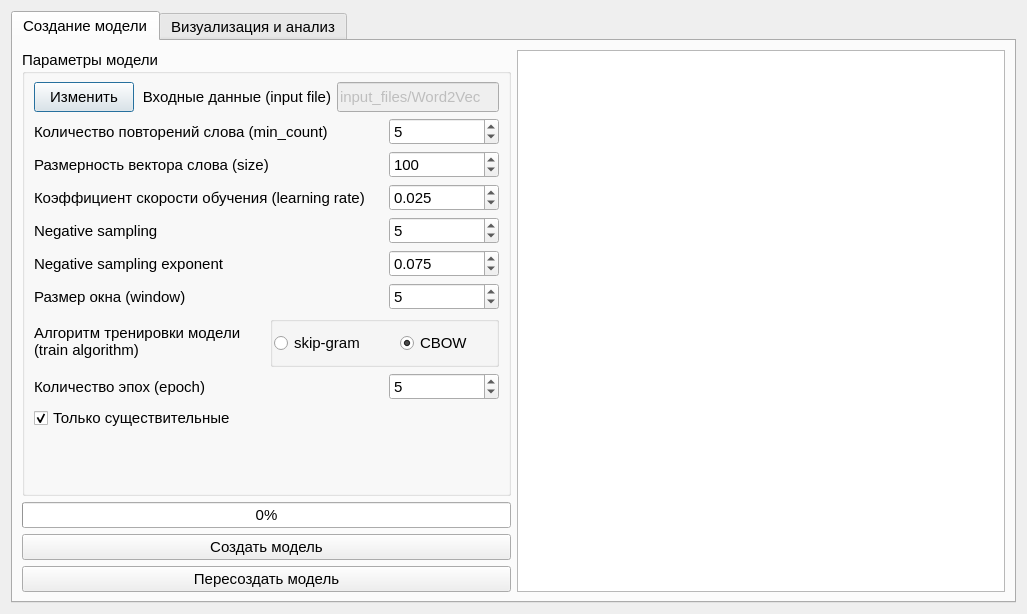
<?xml version="1.0" encoding="UTF-8"?>
<ui version="4.0">
 <class>Word2VecDialog</class>
 <widget class="QDialog" name="Word2VecDialog">
  <property name="windowModality">
   <enum>Qt::NonModal</enum>
  </property>
  <property name="enabled">
   <bool>true</bool>
  </property>
  <property name="geometry">
   <rect>
    <x>0</x>
    <y>0</y>
    <width>1027</width>
    <height>614</height>
   </rect>
  </property>
  <property name="sizePolicy">
   <sizepolicy hsizetype="Expanding" vsizetype="Expanding">
    <horstretch>0</horstretch>
    <verstretch>0</verstretch>
   </sizepolicy>
  </property>
  <property name="minimumSize">
   <size>
    <width>657</width>
    <height>580</height>
   </size>
  </property>
  <property name="font">
   <font>
    <family>Segoe UI</family>
    <pointsize>14</pointsize>
   </font>
  </property>
  <property name="windowTitle">
   <string>Алгоритм word2vec</string>
  </property>
  <property name="windowIcon">
   <iconset>
    <normaloff>w2v_image.png</normaloff>w2v_image.png</iconset>
  </property>
  <property name="modal">
   <bool>false</bool>
  </property>
  <layout class="QHBoxLayout" name="horizontalLayout" stretch="0">
   <item>
    <layout class="QVBoxLayout" name="mainAVLaout">
     <item>
      <widget class="QTabWidget" name="tabWidget">
       <property name="font">
        <font>
         <family>Segoe UI</family>
         <pointsize>11</pointsize>
        </font>
       </property>
       <property name="currentIndex">
        <number>0</number>
       </property>
       <widget class="QWidget" name="modelCreatorTab">
        <attribute name="title">
         <string>Создание модели</string>
        </attribute>
        <layout class="QVBoxLayout" name="verticalLayout_4">
         <item>
          <layout class="QHBoxLayout" name="createMainHLayout">
           <item>
            <layout class="QVBoxLayout" name="createVLayout">
             <item>
              <widget class="QGroupBox" name="word2VecConfigGBox">
               <property name="enabled">
                <bool>true</bool>
               </property>
               <property name="sizePolicy">
                <sizepolicy hsizetype="Expanding" vsizetype="Expanding">
                 <horstretch>0</horstretch>
                 <verstretch>0</verstretch>
                </sizepolicy>
               </property>
               <property name="minimumSize">
                <size>
                 <width>300</width>
                 <height>100</height>
                </size>
               </property>
               <property name="maximumSize">
                <size>
                 <width>16777215</width>
                 <height>16777215</height>
                </size>
               </property>
               <property name="title">
                <string>Параметры модели</string>
               </property>
               <layout class="QVBoxLayout" name="verticalLayout_8">
                <property name="spacing">
                 <number>6</number>
                </property>
                <property name="sizeConstraint">
                 <enum>QLayout::SetDefaultConstraint</enum>
                </property>
                <property name="leftMargin">
                 <number>9</number>
                </property>
                <property name="topMargin">
                 <number>8</number>
                </property>
                <item>
                 <layout class="QHBoxLayout" name="filePathHLayout">
                  <property name="sizeConstraint">
                   <enum>QLayout::SetFixedSize</enum>
                  </property>
                  <item alignment="Qt::AlignLeft">
                   <widget class="QPushButton" name="selectAnotherPathBtn">
                    <property name="minimumSize">
                     <size>
                      <width>100</width>
                      <height>30</height>
                     </size>
                    </property>
                    <property name="text">
                     <string>Изменить</string>
                    </property>
                   </widget>
                  </item>
                  <item alignment="Qt::AlignHCenter">
                   <widget class="QLabel" name="filePathLbl">
                    <property name="sizePolicy">
                     <sizepolicy hsizetype="Expanding" vsizetype="Fixed">
                      <horstretch>0</horstretch>
                      <verstretch>0</verstretch>
                     </sizepolicy>
                    </property>
                    <property name="minimumSize">
                     <size>
                      <width>191</width>
                      <height>30</height>
                     </size>
                    </property>
                    <property name="text">
                     <string>Входные данные (input file)</string>
                    </property>
                    <property name="alignment">
                     <set>Qt::AlignRight|Qt::AlignTrailing|Qt::AlignVCenter</set>
                    </property>
                    <property name="wordWrap">
                     <bool>true</bool>
                    </property>
                   </widget>
                  </item>
                  <item>
                   <widget class="QLineEdit" name="filePathField">
                    <property name="enabled">
                     <bool>false</bool>
                    </property>
                    <property name="sizePolicy">
                     <sizepolicy hsizetype="Expanding" vsizetype="Fixed">
                      <horstretch>0</horstretch>
                      <verstretch>0</verstretch>
                     </sizepolicy>
                    </property>
                    <property name="minimumSize">
                     <size>
                      <width>0</width>
                      <height>20</height>
                     </size>
                    </property>
                    <property name="maximumSize">
                     <size>
                      <width>16777215</width>
                      <height>63</height>
                     </size>
                    </property>
                    <property name="text">
                     <string>input_files/Word2Vec</string>
                    </property>
                    <property name="readOnly">
                     <bool>true</bool>
                    </property>
                   </widget>
                  </item>
                 </layout>
                </item>
                <item>
                 <layout class="QHBoxLayout" name="wordFrequencyHLayout">
                  <property name="sizeConstraint">
                   <enum>QLayout::SetMinimumSize</enum>
                  </property>
                  <item>
                   <widget class="QLabel" name="wordFrequencyLbl">
                    <property name="text">
                     <string>Количество повторений слова (min_count)</string>
                    </property>
                    <property name="wordWrap">
                     <bool>true</bool>
                    </property>
                   </widget>
                  </item>
                  <item>
                   <widget class="QSpinBox" name="wordFrequencyField">
                    <property name="sizePolicy">
                     <sizepolicy hsizetype="Fixed" vsizetype="Fixed">
                      <horstretch>0</horstretch>
                      <verstretch>0</verstretch>
                     </sizepolicy>
                    </property>
                    <property name="maximumSize">
                     <size>
                      <width>110</width>
                      <height>16777215</height>
                     </size>
                    </property>
                    <property name="minimum">
                     <number>1</number>
                    </property>
                    <property name="maximum">
                     <number>150</number>
                    </property>
                    <property name="value">
                     <number>5</number>
                    </property>
                   </widget>
                  </item>
                 </layout>
                </item>
                <item>
                 <layout class="QHBoxLayout" name="vectorSizeHLayout">
                  <property name="sizeConstraint">
                   <enum>QLayout::SetMinimumSize</enum>
                  </property>
                  <item>
                   <widget class="QLabel" name="vectorSizeLbl">
                    <property name="text">
                     <string>Размерность вектора слова (size)</string>
                    </property>
                    <property name="wordWrap">
                     <bool>true</bool>
                    </property>
                   </widget>
                  </item>
                  <item>
                   <widget class="QSpinBox" name="vectorSizeField">
                    <property name="maximumSize">
                     <size>
                      <width>110</width>
                      <height>16777215</height>
                     </size>
                    </property>
                    <property name="minimum">
                     <number>1</number>
                    </property>
                    <property name="maximum">
                     <number>100000</number>
                    </property>
                    <property name="value">
                     <number>100</number>
                    </property>
                   </widget>
                  </item>
                 </layout>
                </item>
                <item>
                 <layout class="QHBoxLayout" name="trainingSpeedHLayout">
                  <item>
                   <widget class="QLabel" name="trainingSpeedLbl">
                    <property name="text">
                     <string>Коэффициент скорости обучения (learning rate)</string>
                    </property>
                    <property name="wordWrap">
                     <bool>true</bool>
                    </property>
                   </widget>
                  </item>
                  <item>
                   <widget class="QDoubleSpinBox" name="trainingSpeedField">
                    <property name="maximumSize">
                     <size>
                      <width>110</width>
                      <height>16777215</height>
                     </size>
                    </property>
                    <property name="decimals">
                     <number>3</number>
                    </property>
                    <property name="minimum">
                     <double>0.001000000000000</double>
                    </property>
                    <property name="maximum">
                     <double>1.000000000000000</double>
                    </property>
                    <property name="value">
                     <double>0.025000000000000</double>
                    </property>
                   </widget>
                  </item>
                 </layout>
                </item>
                <item>
                 <layout class="QHBoxLayout" name="negativeSamplingHLayout">
                  <property name="sizeConstraint">
                   <enum>QLayout::SetMinimumSize</enum>
                  </property>
                  <item>
                   <widget class="QLabel" name="negativeSamplingLbl">
                    <property name="minimumSize">
                     <size>
                      <width>155</width>
                      <height>20</height>
                     </size>
                    </property>
                    <property name="maximumSize">
                     <size>
                      <width>16777215</width>
                      <height>16777215</height>
                     </size>
                    </property>
                    <property name="text">
                     <string>Negative sampling</string>
                    </property>
                    <property name="alignment">
                     <set>Qt::AlignLeading|Qt::AlignLeft|Qt::AlignVCenter</set>
                    </property>
                    <property name="wordWrap">
                     <bool>true</bool>
                    </property>
                   </widget>
                  </item>
                  <item>
                   <widget class="QSpinBox" name="negativeSamplingField">
                    <property name="sizePolicy">
                     <sizepolicy hsizetype="Fixed" vsizetype="Fixed">
                      <horstretch>0</horstretch>
                      <verstretch>0</verstretch>
                     </sizepolicy>
                    </property>
                    <property name="maximumSize">
                     <size>
                      <width>110</width>
                      <height>16777215</height>
                     </size>
                    </property>
                    <property name="minimum">
                     <number>1</number>
                    </property>
                    <property name="maximum">
                     <number>20</number>
                    </property>
                    <property name="value">
                     <number>5</number>
                    </property>
                   </widget>
                  </item>
                 </layout>
                </item>
                <item>
                 <layout class="QHBoxLayout" name="negativeSamplingExpHLayout">
                  <property name="sizeConstraint">
                   <enum>QLayout::SetMinimumSize</enum>
                  </property>
                  <item>
                   <widget class="QLabel" name="negativeSamplingExpLbl">
                    <property name="minimumSize">
                     <size>
                      <width>155</width>
                      <height>20</height>
                     </size>
                    </property>
                    <property name="maximumSize">
                     <size>
                      <width>16777215</width>
                      <height>16777215</height>
                     </size>
                    </property>
                    <property name="text">
                     <string>Negative sampling exponent</string>
                    </property>
                    <property name="alignment">
                     <set>Qt::AlignLeading|Qt::AlignLeft|Qt::AlignVCenter</set>
                    </property>
                    <property name="wordWrap">
                     <bool>true</bool>
                    </property>
                   </widget>
                  </item>
                  <item>
                   <widget class="QDoubleSpinBox" name="negativeSamplingExpField">
                    <property name="maximumSize">
                     <size>
                      <width>110</width>
                      <height>16777215</height>
                     </size>
                    </property>
                    <property name="decimals">
                     <number>3</number>
                    </property>
                    <property name="minimum">
                     <double>0.001000000000000</double>
                    </property>
                    <property name="maximum">
                     <double>1.000000000000000</double>
                    </property>
                    <property name="value">
                     <double>0.075000000000000</double>
                    </property>
                   </widget>
                  </item>
                 </layout>
                </item>
                <item>
                 <layout class="QHBoxLayout" name="windowHLayout">
                  <property name="sizeConstraint">
                   <enum>QLayout::SetMinimumSize</enum>
                  </property>
                  <item>
                   <widget class="QLabel" name="windowLbl">
                    <property name="minimumSize">
                     <size>
                      <width>155</width>
                      <height>20</height>
                     </size>
                    </property>
                    <property name="maximumSize">
                     <size>
                      <width>16777215</width>
                      <height>16777215</height>
                     </size>
                    </property>
                    <property name="text">
                     <string>Размер окна (window)</string>
                    </property>
                    <property name="alignment">
                     <set>Qt::AlignLeading|Qt::AlignLeft|Qt::AlignVCenter</set>
                    </property>
                    <property name="wordWrap">
                     <bool>true</bool>
                    </property>
                   </widget>
                  </item>
                  <item>
                   <widget class="QSpinBox" name="windowField">
                    <property name="sizePolicy">
                     <sizepolicy hsizetype="Fixed" vsizetype="Fixed">
                      <horstretch>0</horstretch>
                      <verstretch>0</verstretch>
                     </sizepolicy>
                    </property>
                    <property name="maximumSize">
                     <size>
                      <width>110</width>
                      <height>16777215</height>
                     </size>
                    </property>
                    <property name="minimum">
                     <number>1</number>
                    </property>
                    <property name="maximum">
                     <number>150</number>
                    </property>
                    <property name="value">
                     <number>5</number>
                    </property>
                   </widget>
                  </item>
                 </layout>
                </item>
                <item>
                 <layout class="QHBoxLayout" name="algorithmHLayout">
                  <property name="spacing">
                   <number>6</number>
                  </property>
                  <property name="sizeConstraint">
                   <enum>QLayout::SetMaximumSize</enum>
                  </property>
                  <item>
                   <widget class="QLabel" name="algorithmRadioLbl">
                    <property name="minimumSize">
                     <size>
                      <width>150</width>
                      <height>20</height>
                     </size>
                    </property>
                    <property name="maximumSize">
                     <size>
                      <width>16777215</width>
                      <height>16777215</height>
                     </size>
                    </property>
                    <property name="text">
                     <string>Алгоритм тренировки модели (train algorithm)</string>
                    </property>
                    <property name="alignment">
                     <set>Qt::AlignLeading|Qt::AlignLeft|Qt::AlignVCenter</set>
                    </property>
                    <property name="wordWrap">
                     <bool>true</bool>
                    </property>
                   </widget>
                  </item>
                  <item>
                   <widget class="QGroupBox" name="algorithmsGroupBox">
                    <property name="minimumSize">
                     <size>
                      <width>200</width>
                      <height>0</height>
                     </size>
                    </property>
                    <property name="maximumSize">
                     <size>
                      <width>110</width>
                      <height>16777215</height>
                     </size>
                    </property>
                    <property name="autoFillBackground">
                     <bool>false</bool>
                    </property>
                    <property name="title">
                     <string/>
                    </property>
                    <property name="flat">
                     <bool>false</bool>
                    </property>
                    <property name="checkable">
                     <bool>false</bool>
                    </property>
                    <layout class="QHBoxLayout" name="horizontalLayout_2">
                     <property name="spacing">
                      <number>6</number>
                     </property>
                     <property name="sizeConstraint">
                      <enum>QLayout::SetMaximumSize</enum>
                     </property>
                     <property name="leftMargin">
                      <number>1</number>
                     </property>
                     <item>
                      <widget class="QRadioButton" name="skipGramRadio">
                       <property name="minimumSize">
                        <size>
                         <width>120</width>
                         <height>20</height>
                        </size>
                       </property>
                       <property name="maximumSize">
                        <size>
                         <width>100</width>
                         <height>16777215</height>
                        </size>
                       </property>
                       <property name="text">
                        <string>skip-gram</string>
                       </property>
                      </widget>
                     </item>
                     <item>
                      <widget class="QRadioButton" name="CBOWRadio">
                       <property name="minimumSize">
                        <size>
                         <width>0</width>
                         <height>20</height>
                        </size>
                       </property>
                       <property name="maximumSize">
                        <size>
                         <width>110</width>
                         <height>16777215</height>
                        </size>
                       </property>
                       <property name="text">
                        <string>CBOW</string>
                       </property>
                       <property name="checked">
                        <bool>true</bool>
                       </property>
                      </widget>
                     </item>
                    </layout>
                   </widget>
                  </item>
                 </layout>
                </item>
                <item>
                 <layout class="QHBoxLayout" name="epochNumberHLayout">
                  <item>
                   <widget class="QLabel" name="epochNumberLbl">
                    <property name="text">
                     <string>Количество эпох (epoch)</string>
                    </property>
                    <property name="wordWrap">
                     <bool>true</bool>
                    </property>
                   </widget>
                  </item>
                  <item>
                   <widget class="QSpinBox" name="epochNumberField">
                    <property name="maximumSize">
                     <size>
                      <width>110</width>
                      <height>16777215</height>
                     </size>
                    </property>
                    <property name="minimum">
                     <number>1</number>
                    </property>
                    <property name="maximum">
                     <number>1000</number>
                    </property>
                    <property name="value">
                     <number>5</number>
                    </property>
                   </widget>
                  </item>
                 </layout>
                </item>
                <item>
                 <layout class="QHBoxLayout" name="nounOnlyHLayout">
                  <item>
                   <widget class="QCheckBox" name="nounOnlyCheck">
                    <property name="text">
                     <string>Только существительные</string>
                    </property>
                    <property name="checked">
                     <bool>true</bool>
                    </property>
                   </widget>
                  </item>
                  <item>
                   <spacer name="nounOnlyHSpacer">
                    <property name="orientation">
                     <enum>Qt::Horizontal</enum>
                    </property>
                    <property name="sizeHint" stdset="0">
                     <size>
                      <width>40</width>
                      <height>20</height>
                     </size>
                    </property>
                   </spacer>
                  </item>
                 </layout>
                </item>
                <item>
                 <spacer name="configVSpacer">
                  <property name="orientation">
                   <enum>Qt::Vertical</enum>
                  </property>
                  <property name="sizeHint" stdset="0">
                   <size>
                    <width>20</width>
                    <height>40</height>
                   </size>
                  </property>
                 </spacer>
                </item>
               </layout>
              </widget>
             </item>
             <item>
              <widget class="QProgressBar" name="createModelBar">
               <property name="value">
                <number>0</number>
               </property>
               <property name="textVisible">
                <bool>true</bool>
               </property>
               <property name="format">
                <string>%p%</string>
               </property>
              </widget>
             </item>
             <item>
              <widget class="QPushButton" name="createModelBtn">
               <property name="text">
                <string>Создать модель</string>
               </property>
              </widget>
             </item>
             <item>
              <widget class="QPushButton" name="recreateModelBtn">
               <property name="text">
                <string>Пересоздать модель</string>
               </property>
              </widget>
             </item>
            </layout>
           </item>
           <item>
            <widget class="QTextEdit" name="createLogTextEdit">
             <property name="enabled">
              <bool>true</bool>
             </property>
             <property name="sizePolicy">
              <sizepolicy hsizetype="Expanding" vsizetype="Expanding">
               <horstretch>0</horstretch>
               <verstretch>0</verstretch>
              </sizepolicy>
             </property>
             <property name="minimumSize">
              <size>
               <width>350</width>
               <height>0</height>
              </size>
             </property>
             <property name="readOnly">
              <bool>true</bool>
             </property>
            </widget>
           </item>
          </layout>
         </item>
        </layout>
       </widget>
       <widget class="QWidget" name="tSNEVisualizeTab">
        <attribute name="title">
         <string>Визуализация и анализ</string>
        </attribute>
        <layout class="QVBoxLayout" name="verticalLayout_5">
         <item>
          <layout class="QHBoxLayout" name="visualizeHLayout">
           <item>
            <layout class="QVBoxLayout" name="visualAlgorithmVLayout">
             <item>
              <widget class="QGroupBox" name="selectModelGBox">
               <property name="enabled">
                <bool>true</bool>
               </property>
               <property name="sizePolicy">
                <sizepolicy hsizetype="Preferred" vsizetype="Preferred">
                 <horstretch>0</horstretch>
                 <verstretch>0</verstretch>
                </sizepolicy>
               </property>
               <property name="minimumSize">
                <size>
                 <width>300</width>
                 <height>80</height>
                </size>
               </property>
               <property name="maximumSize">
                <size>
                 <width>16777215</width>
                 <height>65</height>
                </size>
               </property>
               <property name="title">
                <string>Загрузить модель</string>
               </property>
               <layout class="QVBoxLayout" name="verticalLayout_10">
                <property name="spacing">
                 <number>6</number>
                </property>
                <property name="sizeConstraint">
                 <enum>QLayout::SetMaximumSize</enum>
                </property>
                <property name="leftMargin">
                 <number>9</number>
                </property>
                <property name="topMargin">
                 <number>8</number>
                </property>
                <item>
                 <layout class="QHBoxLayout" name="selectModelHLayout">
                  <property name="sizeConstraint">
                   <enum>QLayout::SetDefaultConstraint</enum>
                  </property>
                  <item>
                   <widget class="QLineEdit" name="selectModelField">
                    <property name="enabled">
                     <bool>true</bool>
                    </property>
                    <property name="sizePolicy">
                     <sizepolicy hsizetype="Expanding" vsizetype="Fixed">
                      <horstretch>0</horstretch>
                      <verstretch>0</verstretch>
                     </sizepolicy>
                    </property>
                    <property name="minimumSize">
                     <size>
                      <width>348</width>
                      <height>30</height>
                     </size>
                    </property>
                    <property name="maximumSize">
                     <size>
                      <width>16777215</width>
                      <height>16777215</height>
                     </size>
                    </property>
                    <property name="text">
                     <string>...</string>
                    </property>
                    <property name="readOnly">
                     <bool>true</bool>
                    </property>
                   </widget>
                  </item>
                  <item>
                   <widget class="QPushButton" name="selectModelBtn">
                    <property name="minimumSize">
                     <size>
                      <width>110</width>
                      <height>30</height>
                     </size>
                    </property>
                    <property name="text">
                     <string>Выбрать модель</string>
                    </property>
                   </widget>
                  </item>
                 </layout>
                </item>
               </layout>
              </widget>
             </item>
             <item>
              <layout class="QHBoxLayout" name="plotBtnHLayout"/>
             </item>
             <item>
              <widget class="QGroupBox" name="visualizeGBox">
               <property name="enabled">
                <bool>true</bool>
               </property>
               <property name="sizePolicy">
                <sizepolicy hsizetype="Expanding" vsizetype="Expanding">
                 <horstretch>0</horstretch>
                 <verstretch>0</verstretch>
                </sizepolicy>
               </property>
               <property name="minimumSize">
                <size>
                 <width>500</width>
                 <height>63</height>
                </size>
               </property>
               <property name="maximumSize">
                <size>
                 <width>16777215</width>
                 <height>63</height>
                </size>
               </property>
               <property name="title">
                <string>Алгоритмы визуализации</string>
               </property>
               <layout class="QHBoxLayout" name="btnHLayout">
                <property name="sizeConstraint">
                 <enum>QLayout::SetFixedSize</enum>
                </property>
                <item>
                 <widget class="QRadioButton" name="pcaTSNERadioBtn">
                  <property name="minimumSize">
                   <size>
                    <width>120</width>
                    <height>30</height>
                   </size>
                  </property>
                  <property name="maximumSize">
                   <size>
                    <width>100</width>
                    <height>16777215</height>
                   </size>
                  </property>
                  <property name="text">
                   <string>PCA и t-SNE</string>
                  </property>
                  <property name="checked">
                   <bool>true</bool>
                  </property>
                 </widget>
                </item>
                <item>
                 <widget class="QRadioButton" name="tsvdTSNERadioBtn">
                  <property name="minimumSize">
                   <size>
                    <width>178</width>
                    <height>30</height>
                   </size>
                  </property>
                  <property name="maximumSize">
                   <size>
                    <width>100</width>
                    <height>16777215</height>
                   </size>
                  </property>
                  <property name="text">
                   <string> TruncatedSVD и t-SNE</string>
                  </property>
                 </widget>
                </item>
                <item>
                 <widget class="QRadioButton" name="tsvdRadioBtn">
                  <property name="minimumSize">
                   <size>
                    <width>120</width>
                    <height>30</height>
                   </size>
                  </property>
                  <property name="maximumSize">
                   <size>
                    <width>110</width>
                    <height>16777215</height>
                   </size>
                  </property>
                  <property name="text">
                   <string> TruncatedSVD</string>
                  </property>
                  <property name="checked">
                   <bool>false</bool>
                  </property>
                 </widget>
                </item>
                <item>
                 <widget class="QRadioButton" name="pcaRadioBtn">
                  <property name="minimumSize">
                   <size>
                    <width>60</width>
                    <height>30</height>
                   </size>
                  </property>
                  <property name="maximumSize">
                   <size>
                    <width>100</width>
                    <height>16777215</height>
                   </size>
                  </property>
                  <property name="text">
                   <string>PCA</string>
                  </property>
                 </widget>
                </item>
               </layout>
              </widget>
             </item>
             <item>
              <layout class="QHBoxLayout" name="searchOnlyHLayout">
               <item>
                <widget class="QCheckBox" name="searchOnlyCheck">
                 <property name="enabled">
                  <bool>false</bool>
                 </property>
                 <property name="text">
                  <string>Отобразить только результаты поиска</string>
                 </property>
                 <property name="checked">
                  <bool>false</bool>
                 </property>
                </widget>
               </item>
               <item>
                <spacer name="searchOnlyHSpacer">
                 <property name="orientation">
                  <enum>Qt::Horizontal</enum>
                 </property>
                 <property name="sizeHint" stdset="0">
                  <size>
                   <width>40</width>
                   <height>20</height>
                  </size>
                 </property>
                </spacer>
               </item>
              </layout>
             </item>
             <item>
              <layout class="QHBoxLayout" name="visualizeBtnHLayout">
               <property name="spacing">
                <number>6</number>
               </property>
               <property name="sizeConstraint">
                <enum>QLayout::SetMaximumSize</enum>
               </property>
               <item>
                <widget class="QPushButton" name="visualizeBtn">
                 <property name="text">
                  <string>Визуализировать</string>
                 </property>
                </widget>
               </item>
               <item>
                <widget class="QPushButton" name="clearBtn">
                 <property name="text">
                  <string>Очистить область</string>
                 </property>
                </widget>
               </item>
              </layout>
             </item>
             <item>
              <layout class="QVBoxLayout" name="plotVLayout">
               <item>
                <widget class="QWidget" name="plotWidget" native="true">
                 <property name="sizePolicy">
                  <sizepolicy hsizetype="Expanding" vsizetype="Expanding">
                   <horstretch>0</horstretch>
                   <verstretch>0</verstretch>
                  </sizepolicy>
                 </property>
                 <property name="minimumSize">
                  <size>
                   <width>400</width>
                   <height>0</height>
                  </size>
                 </property>
                 <layout class="QVBoxLayout" name="mplvl_2">
                  <property name="spacing">
                   <number>2</number>
                  </property>
                  <property name="leftMargin">
                   <number>2</number>
                  </property>
                  <property name="topMargin">
                   <number>2</number>
                  </property>
                  <property name="rightMargin">
                   <number>2</number>
                  </property>
                  <property name="bottomMargin">
                   <number>2</number>
                  </property>
                 </layout>
                </widget>
               </item>
              </layout>
             </item>
            </layout>
           </item>
           <item>
            <layout class="QVBoxLayout" name="searchVLayout">
             <property name="spacing">
              <number>6</number>
             </property>
             <property name="sizeConstraint">
              <enum>QLayout::SetFixedSize</enum>
             </property>
             <property name="leftMargin">
              <number>5</number>
             </property>
             <property name="topMargin">
              <number>0</number>
             </property>
             <property name="rightMargin">
              <number>5</number>
             </property>
             <property name="bottomMargin">
              <number>5</number>
             </property>
             <item>
              <widget class="QGroupBox" name="searchQueryGBox">
               <property name="enabled">
                <bool>true</bool>
               </property>
               <property name="sizePolicy">
                <sizepolicy hsizetype="Preferred" vsizetype="Preferred">
                 <horstretch>0</horstretch>
                 <verstretch>0</verstretch>
                </sizepolicy>
               </property>
               <property name="minimumSize">
                <size>
                 <width>300</width>
                 <height>110</height>
                </size>
               </property>
               <property name="maximumSize">
                <size>
                 <width>16777215</width>
                 <height>16777215</height>
                </size>
               </property>
               <property name="title">
                <string>Поиск слова</string>
               </property>
               <property name="alignment">
                <set>Qt::AlignLeading|Qt::AlignLeft|Qt::AlignTop</set>
               </property>
               <layout class="QVBoxLayout" name="verticalLayout_9">
                <property name="spacing">
                 <number>6</number>
                </property>
                <property name="sizeConstraint">
                 <enum>QLayout::SetDefaultConstraint</enum>
                </property>
                <property name="leftMargin">
                 <number>9</number>
                </property>
                <property name="topMargin">
                 <number>8</number>
                </property>
                <property name="bottomMargin">
                 <number>9</number>
                </property>
                <item>
                 <layout class="QHBoxLayout" name="topNHLayout">
                  <property name="sizeConstraint">
                   <enum>QLayout::SetMinimumSize</enum>
                  </property>
                  <item>
                   <widget class="QLabel" name="topNLbl">
                    <property name="text">
                     <string>Количество похожих слов в выборке (top n)</string>
                    </property>
                    <property name="wordWrap">
                     <bool>true</bool>
                    </property>
                   </widget>
                  </item>
                  <item>
                   <widget class="QSpinBox" name="topNField">
                    <property name="sizePolicy">
                     <sizepolicy hsizetype="Fixed" vsizetype="Fixed">
                      <horstretch>0</horstretch>
                      <verstretch>0</verstretch>
                     </sizepolicy>
                    </property>
                    <property name="maximumSize">
                     <size>
                      <width>110</width>
                      <height>16777215</height>
                     </size>
                    </property>
                    <property name="minimum">
                     <number>1</number>
                    </property>
                    <property name="maximum">
                     <number>150</number>
                    </property>
                    <property name="value">
                     <number>15</number>
                    </property>
                   </widget>
                  </item>
                 </layout>
                </item>
                <item>
                 <layout class="QHBoxLayout" name="searchQueryHLayout">
                  <item>
                   <widget class="QLineEdit" name="searchQueryField">
                    <property name="minimumSize">
                     <size>
                      <width>0</width>
                      <height>30</height>
                     </size>
                    </property>
                   </widget>
                  </item>
                  <item>
                   <widget class="QPushButton" name="searchQueryBtn">
                    <property name="minimumSize">
                     <size>
                      <width>0</width>
                      <height>30</height>
                     </size>
                    </property>
                    <property name="text">
                     <string>Найти</string>
                    </property>
                   </widget>
                  </item>
                 </layout>
                </item>
               </layout>
              </widget>
             </item>
             <item>
              <widget class="QTextEdit" name="visualizeLogTextEdit">
               <property name="enabled">
                <bool>true</bool>
               </property>
               <property name="sizePolicy">
                <sizepolicy hsizetype="Expanding" vsizetype="Expanding">
                 <horstretch>0</horstretch>
                 <verstretch>0</verstretch>
                </sizepolicy>
               </property>
               <property name="maximumSize">
                <size>
                 <width>16777215</width>
                 <height>16777215</height>
                </size>
               </property>
               <property name="readOnly">
                <bool>true</bool>
               </property>
              </widget>
             </item>
            </layout>
           </item>
          </layout>
         </item>
        </layout>
       </widget>
      </widget>
     </item>
    </layout>
   </item>
  </layout>
 </widget>
 <resources/>
 <connections/>
</ui>
